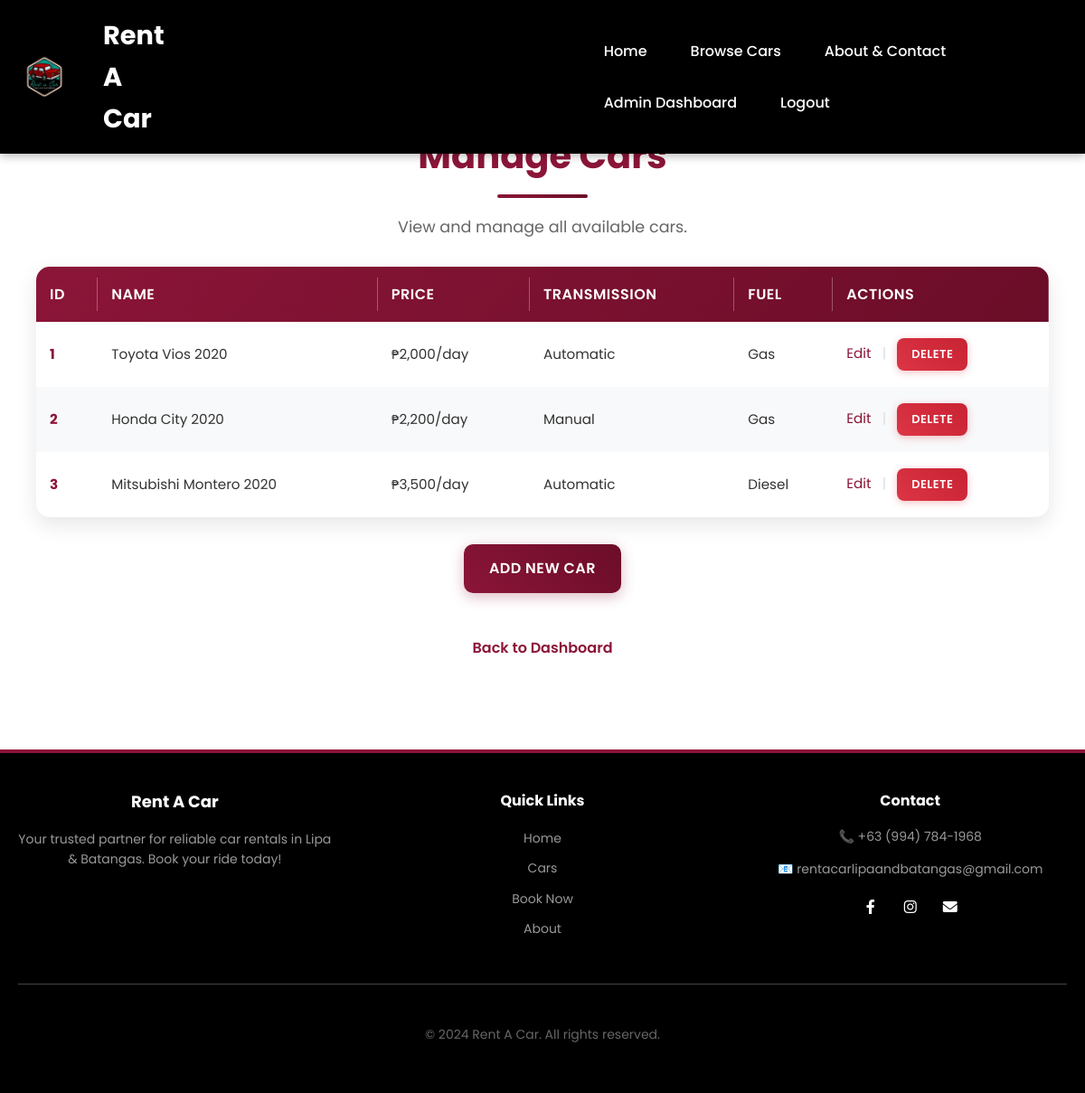
Page /admin/cars (signed in) on the committed database.
### models.py (models this page shows)
class Car(db.Model):
    id = db.Column(db.Integer, primary_key=True)  # Unique ID for each car
    name = db.Column(db.String(100), nullable=False)  # Car model name
    price = db.Column(db.String(50), nullable=False)  # Daily rental price
    specs = db.Column(db.String(200), nullable=False)  # Car description
    image = db.Column(db.String(100), nullable=False)  # Main image filename
    transmission = db.Column(db.String(50), nullable=False)  # Auto or Manual
    fuel = db.Column(db.String(50), nullable=False)  # Gas, Diesel, Electric
    capacity = db.Column(db.String(50), nullable=False)  # Number of seats
    availability = db.Column(db.String(20), default='Available')  # Available/Rented/Maintenance
    engine = db.Column(db.String(100))  # Engine details
    mileage = db.Column(db.String(50))  # Fuel efficiency
    color = db.Column(db.String(50))  # Car color

### app.py (the view)
@app.route('/admin/cars')
@admin_required
def admin_cars():
    cars = Car.query.all()
    return render_template('admin_cars.html', cars=cars)

### app.py (called while the page is built)
@login_manager.user_loader
def load_user(user_id):
    return db.session.get(User, int(user_id))

def admin_required(f):
    @wraps(f)
    def decorated_function(*args, **kwargs):
        if not current_user.is_authenticated or not current_user.is_admin:
            flash('Access denied. Admin privileges required.', 'danger')
            return redirect(url_for('home'))
        return f(*args, **kwargs)
    return decorated_function

### templates/admin_cars.html (shortened to what this page needs)
{% extends 'base.html' %}
{% block content %}
<div class="admin-cars">
    <h1>Manage Cars</h1>
    <p>View and manage all available cars.</p>
    {% if cars %}
    <table class="cars-table">
        <thead>
            <tr>
                <th>ID</th>
                <th>Name</th>
                <th>Price</th>
                <th>Transmission</th>
                <th>Fuel</th>
                <th>Actions</th>
            </tr>
        </thead>
        <tbody>
            {% for car in cars %}
            <tr>
                <td data-label="ID">{{ car.id }}</td>
                <td data-label="Name">{{ car.name }}</td>
                <td data-label="Price">{{ car.price }}</td>
                <td data-label="Transmission">{{ car.transmission }}</td>
                <td data-label="Fuel">{{ car.fuel }}</td>
                <td data-label="Actions">
                    <a href="{{ url_for('admin_edit_car', car_id=car.id) }}" class="action-link">Edit</a>
                    <span style="margin: 0 8px; color: #ddd;">|</span>
                    <form method="POST" action="{{ url_for('admin_delete_car', car_id=car.id) }}" style="display:inline;" onsubmit="return confirm('Are you sure you want to delete this car?');">
                        <button type="submit" class="cars-delete-btn">Delete</button>
                    </form>
                </td>
            </tr>
            {% endfor %}
        </tbody>
    </table>
    {% else %}
    <p>No cars found.</p>
    {% endif %}
    <div class="add-car-link">
        <a href="{{ url_for('admin_add_car') }}" class="admincars-action-btn">Add New Car</a>
    </div>
    <div class="cars-back-link">
        <a href="{{ url_for('admin_dashboard') }}">Back to Dashboard</a>
    </div>
</div>
{% endblock %}

### static/css/global.css (style rules this page uses)
body { font-family: 'Poppins', sans-serif; margin: 0; padding: 0; padding-top: 70px; background-color: #FFFFFF; color: #333333; line-height: 1.6; scrollbar-width: thin; scrollbar-color: #8B1538 #E8E8E8; }
h1, h2, h3, h4 { margin: 0; font-weight: 600; }
a { text-decoration: none; color: #8B1538; }

### static/css/index.css (style rules this page uses)
:root { --primary-color: #8B1538; --primary-dark: #6B0D28; --text-dark: #1E1E1E; --text-light: #666666; --bg-light: #F5F5F5; --white: #FFFFFF; }

### static/css/admin_cars.css (style rules this page uses)
.admin-cars { max-width: 1400px; margin: 0 auto; padding: 30px 20px; animation: fadeInUp 0.6s ease-out; }
.admin-cars h1 { color: #8B1538; margin-bottom: 10px; font-size: 2.5em; text-align: center; font-weight: 700; position: relative; padding-bottom: 15px; }
.admin-cars h1::after { content: ''; position: absolute; bottom: 0; left: 50%; transform: translateX(-50%); width: 100px; height: 4px; background: linear-gradient(45deg, #8B1538, #6B0D28); border-radius: 2px; }
.admin-cars > p { text-align: center; color: #666; margin-bottom: 30px; font-size: 1.1em; }
.cars-table { width: 100%; border-collapse: separate; border-spacing: 0; background: white; border-radius: 15px; overflow: hidden; box-shadow: 0 8px 25px rgba(0,0,0,0.1); margin-bottom: 30px; animation: slideIn 0.5s ease-out; }
.cars-table thead { background: linear-gradient(135deg, #8B1538, #6B0D28); color: white; }
.cars-table th { padding: 18px 15px; text-align: left; font-weight: 600; font-size: 1em; text-transform: uppercase; letter-spacing: 0.5px; position: relative; }
.cars-table th:not(:last-child)::after { content: ''; position: absolute; right: 0; top: 20%; height: 60%; width: 1px; background: rgba(255, 255, 255, 0.3); }
.cars-table tbody tr { transition: all 0.3s cubic-bezier(0.4, 0, 0.2, 1); border-bottom: 1px solid #e0e0e0; position: relative; }
.cars-table tbody tr:last-child { border-bottom: none; }
.cars-table tbody tr:nth-child(even) { background-color: #f8f9fa; }
.cars-table td { padding: 18px 15px; color: #333; font-size: 0.95em; transition: all 0.3s ease; position: relative; }
.cars-table td:first-child { font-weight: 700; color: #8B1538; }
.cars-delete-btn { background: linear-gradient(45deg, #dc3545, #c82333); color: white; border: none; padding: 8px 16px; border-radius: 8px; font-size: 0.85em; font-weight: 600; cursor: pointer; transition: all 0.3s cubic-bezier(0.4, 0, 0.2, 1); text-transform: uppercase; letter-spacing: 0.5px; box-shadow: 0 2px 8px rgba(220, 53, 69, 0.3); position: relative; overflow: hidden; }
.cars-delete-btn::before { content: ''; position: absolute; top: 50%; left: 50%; width: 0; height: 0; border-radius: 50%; background: rgba(255, 255, 255, 0.3); transform: translate(-50%, -50%); transition: width 0.6s, height 0.6s; }
.add-car-link { text-align: center; margin-bottom: 30px; animation: fadeInUp 0.6s ease-out 0.3s both; }
.add-car-link .admincars-action-btn { background: linear-gradient(45deg, #8B1538, #6B0D28); color: white; padding: 14px 28px; text-decoration: none; border-radius: 10px; font-weight: 600; font-size: 1em; transition: all 0.3s cubic-bezier(0.4, 0, 0.2, 1); display: inline-block; text-transform: uppercase; letter-spacing: 0.5px; box-shadow: 0 4px 15px rgba(139, 21, 56, 0.3); position: relative; overflow: hidden; }
.add-car-link .admincars-action-btn::before { content: ''; position: absolute; top: 0; left: -100%; width: 100%; height: 100%; background: linear-gradient(90deg, transparent, rgba(255, 255, 255, 0.3), transparent); transition: left 0.5s ease; }
.cars-back-link { text-align: center; margin-top: 30px; animation: fadeInUp 0.6s ease-out 0.4s both; }
.cars-back-link a { color: #8B1538; text-decoration: none; font-weight: 600; font-size: 1em; transition: all 0.3s ease; display: inline-block; padding: 10px 20px; border-radius: 8px; position: relative; }

### templates/base.html (style rules this page uses)
* { font-family: 'Poppins', system-ui, sans-serif; }

### rows in the picture
Car: id "1", name "Toyota Vios 2020", price "₱2,000/day", transmission "Automatic", fuel "Gas"
Car: id "2", name "Honda City 2020", price "₱2,200/day", transmission "Manual", fuel "Gas"
Car: id "3", name "Mitsubishi Montero 2020", price "₱3,500/day", transmission "Automatic", fuel "Diesel"
